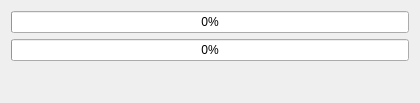
<?xml version="1.0" encoding="UTF-8"?>
<ui version="4.0">
 <class>Progress</class>
 <widget class="QDialog" name="进度">
  <property name="windowModality">
   <enum>Qt::WindowModal</enum>
  </property>
  <property name="geometry">
   <rect>
    <x>0</x>
    <y>0</y>
    <width>420</width>
    <height>103</height>
   </rect>
  </property>
  <property name="focusPolicy">
   <enum>Qt::NoFocus</enum>
  </property>
  <property name="contextMenuPolicy">
   <enum>Qt::NoContextMenu</enum>
  </property>
  <property name="windowTitle">
   <string>正在进行中...</string>
  </property>
  <property name="modal">
   <bool>true</bool>
  </property>
  <layout class="QVBoxLayout" name="verticalLayout_3">
   <item>
    <widget class="QProgressBar" name="progressBar1">
     <property name="value">
      <number>0</number>
     </property>
     <property name="textVisible">
      <bool>true</bool>
     </property>
    </widget>
   </item>
   <item>
    <widget class="QProgressBar" name="progressBar2">
     <property name="value">
      <number>0</number>
     </property>
     <property name="textVisible">
      <bool>true</bool>
     </property>
    </widget>
   </item>
   <item>
    <layout class="QHBoxLayout" name="horizontalLayout">
     <item>
      <widget class="QLabel" name="elapsed_time_label">
       <property name="palette">
        <palette>
         <active>
          <colorrole role="WindowText">
           <brush brushstyle="SolidPattern">
            <color alpha="255">
             <red>0</red>
             <green>0</green>
             <blue>0</blue>
            </color>
           </brush>
          </colorrole>
          <colorrole role="Button">
           <brush brushstyle="SolidPattern">
            <color alpha="255">
             <red>199</red>
             <green>199</green>
             <blue>199</blue>
            </color>
           </brush>
          </colorrole>
          <colorrole role="Light">
           <brush brushstyle="SolidPattern">
            <color alpha="255">
             <red>255</red>
             <green>255</green>
             <blue>255</blue>
            </color>
           </brush>
          </colorrole>
          <colorrole role="Midlight">
           <brush brushstyle="SolidPattern">
            <color alpha="255">
             <red>227</red>
             <green>227</green>
             <blue>227</blue>
            </color>
           </brush>
          </colorrole>
          <colorrole role="Dark">
           <brush brushstyle="SolidPattern">
            <color alpha="255">
             <red>99</red>
             <green>99</green>
             <blue>99</blue>
            </color>
           </brush>
          </colorrole>
          <colorrole role="Mid">
           <brush brushstyle="SolidPattern">
            <color alpha="255">
             <red>133</red>
             <green>133</green>
             <blue>133</blue>
            </color>
           </brush>
          </colorrole>
          <colorrole role="Text">
           <brush brushstyle="SolidPattern">
            <color alpha="255">
             <red>0</red>
             <green>0</green>
             <blue>0</blue>
            </color>
           </brush>
          </colorrole>
          <colorrole role="BrightText">
           <brush brushstyle="SolidPattern">
            <color alpha="255">
             <red>255</red>
             <green>255</green>
             <blue>255</blue>
            </color>
           </brush>
          </colorrole>
          <colorrole role="ButtonText">
           <brush brushstyle="SolidPattern">
            <color alpha="255">
             <red>0</red>
             <green>0</green>
             <blue>0</blue>
            </color>
           </brush>
          </colorrole>
          <colorrole role="Base">
           <brush brushstyle="SolidPattern">
            <color alpha="255">
             <red>255</red>
             <green>255</green>
             <blue>255</blue>
            </color>
           </brush>
          </colorrole>
          <colorrole role="Window">
           <brush brushstyle="SolidPattern">
            <color alpha="255">
             <red>199</red>
             <green>199</green>
             <blue>199</blue>
            </color>
           </brush>
          </colorrole>
          <colorrole role="Shadow">
           <brush brushstyle="SolidPattern">
            <color alpha="255">
             <red>0</red>
             <green>0</green>
             <blue>0</blue>
            </color>
           </brush>
          </colorrole>
          <colorrole role="AlternateBase">
           <brush brushstyle="SolidPattern">
            <color alpha="255">
             <red>227</red>
             <green>227</green>
             <blue>227</blue>
            </color>
           </brush>
          </colorrole>
          <colorrole role="ToolTipBase">
           <brush brushstyle="SolidPattern">
            <color alpha="255">
             <red>255</red>
             <green>255</green>
             <blue>220</blue>
            </color>
           </brush>
          </colorrole>
          <colorrole role="ToolTipText">
           <brush brushstyle="SolidPattern">
            <color alpha="255">
             <red>0</red>
             <green>0</green>
             <blue>0</blue>
            </color>
           </brush>
          </colorrole>
          <colorrole role="PlaceholderText">
           <brush brushstyle="SolidPattern">
            <color alpha="128">
             <red>0</red>
             <green>0</green>
             <blue>0</blue>
            </color>
           </brush>
          </colorrole>
         </active>
         <inactive>
          <colorrole role="WindowText">
           <brush brushstyle="SolidPattern">
            <color alpha="255">
             <red>0</red>
             <green>0</green>
             <blue>0</blue>
            </color>
           </brush>
          </colorrole>
          <colorrole role="Button">
           <brush brushstyle="SolidPattern">
            <color alpha="255">
             <red>199</red>
             <green>199</green>
             <blue>199</blue>
            </color>
           </brush>
          </colorrole>
          <colorrole role="Light">
           <brush brushstyle="SolidPattern">
            <color alpha="255">
             <red>255</red>
             <green>255</green>
             <blue>255</blue>
            </color>
           </brush>
          </colorrole>
          <colorrole role="Midlight">
           <brush brushstyle="SolidPattern">
            <color alpha="255">
             <red>227</red>
             <green>227</green>
             <blue>227</blue>
            </color>
           </brush>
          </colorrole>
          <colorrole role="Dark">
           <brush brushstyle="SolidPattern">
            <color alpha="255">
             <red>99</red>
             <green>99</green>
             <blue>99</blue>
            </color>
           </brush>
          </colorrole>
          <colorrole role="Mid">
           <brush brushstyle="SolidPattern">
            <color alpha="255">
             <red>133</red>
             <green>133</green>
             <blue>133</blue>
            </color>
           </brush>
          </colorrole>
          <colorrole role="Text">
           <brush brushstyle="SolidPattern">
            <color alpha="255">
             <red>0</red>
             <green>0</green>
             <blue>0</blue>
            </color>
           </brush>
          </colorrole>
          <colorrole role="BrightText">
           <brush brushstyle="SolidPattern">
            <color alpha="255">
             <red>255</red>
             <green>255</green>
             <blue>255</blue>
            </color>
           </brush>
          </colorrole>
          <colorrole role="ButtonText">
           <brush brushstyle="SolidPattern">
            <color alpha="255">
             <red>0</red>
             <green>0</green>
             <blue>0</blue>
            </color>
           </brush>
          </colorrole>
          <colorrole role="Base">
           <brush brushstyle="SolidPattern">
            <color alpha="255">
             <red>255</red>
             <green>255</green>
             <blue>255</blue>
            </color>
           </brush>
          </colorrole>
          <colorrole role="Window">
           <brush brushstyle="SolidPattern">
            <color alpha="255">
             <red>199</red>
             <green>199</green>
             <blue>199</blue>
            </color>
           </brush>
          </colorrole>
          <colorrole role="Shadow">
           <brush brushstyle="SolidPattern">
            <color alpha="255">
             <red>0</red>
             <green>0</green>
             <blue>0</blue>
            </color>
           </brush>
          </colorrole>
          <colorrole role="AlternateBase">
           <brush brushstyle="SolidPattern">
            <color alpha="255">
             <red>227</red>
             <green>227</green>
             <blue>227</blue>
            </color>
           </brush>
          </colorrole>
          <colorrole role="ToolTipBase">
           <brush brushstyle="SolidPattern">
            <color alpha="255">
             <red>255</red>
             <green>255</green>
             <blue>220</blue>
            </color>
           </brush>
          </colorrole>
          <colorrole role="ToolTipText">
           <brush brushstyle="SolidPattern">
            <color alpha="255">
             <red>0</red>
             <green>0</green>
             <blue>0</blue>
            </color>
           </brush>
          </colorrole>
          <colorrole role="PlaceholderText">
           <brush brushstyle="SolidPattern">
            <color alpha="128">
             <red>0</red>
             <green>0</green>
             <blue>0</blue>
            </color>
           </brush>
          </colorrole>
         </inactive>
         <disabled>
          <colorrole role="WindowText">
           <brush brushstyle="SolidPattern">
            <color alpha="255">
             <red>99</red>
             <green>99</green>
             <blue>99</blue>
            </color>
           </brush>
          </colorrole>
          <colorrole role="Button">
           <brush brushstyle="SolidPattern">
            <color alpha="255">
             <red>199</red>
             <green>199</green>
             <blue>199</blue>
            </color>
           </brush>
          </colorrole>
          <colorrole role="Light">
           <brush brushstyle="SolidPattern">
            <color alpha="255">
             <red>255</red>
             <green>255</green>
             <blue>255</blue>
            </color>
           </brush>
          </colorrole>
          <colorrole role="Midlight">
           <brush brushstyle="SolidPattern">
            <color alpha="255">
             <red>227</red>
             <green>227</green>
             <blue>227</blue>
            </color>
           </brush>
          </colorrole>
          <colorrole role="Dark">
           <brush brushstyle="SolidPattern">
            <color alpha="255">
             <red>99</red>
             <green>99</green>
             <blue>99</blue>
            </color>
           </brush>
          </colorrole>
          <colorrole role="Mid">
           <brush brushstyle="SolidPattern">
            <color alpha="255">
             <red>133</red>
             <green>133</green>
             <blue>133</blue>
            </color>
           </brush>
          </colorrole>
          <colorrole role="Text">
           <brush brushstyle="SolidPattern">
            <color alpha="255">
             <red>99</red>
             <green>99</green>
             <blue>99</blue>
            </color>
           </brush>
          </colorrole>
          <colorrole role="BrightText">
           <brush brushstyle="SolidPattern">
            <color alpha="255">
             <red>255</red>
             <green>255</green>
             <blue>255</blue>
            </color>
           </brush>
          </colorrole>
          <colorrole role="ButtonText">
           <brush brushstyle="SolidPattern">
            <color alpha="255">
             <red>99</red>
             <green>99</green>
             <blue>99</blue>
            </color>
           </brush>
          </colorrole>
          <colorrole role="Base">
           <brush brushstyle="SolidPattern">
            <color alpha="255">
             <red>199</red>
             <green>199</green>
             <blue>199</blue>
            </color>
           </brush>
          </colorrole>
          <colorrole role="Window">
           <brush brushstyle="SolidPattern">
            <color alpha="255">
             <red>199</red>
             <green>199</green>
             <blue>199</blue>
            </color>
           </brush>
          </colorrole>
          <colorrole role="Shadow">
           <brush brushstyle="SolidPattern">
            <color alpha="255">
             <red>0</red>
             <green>0</green>
             <blue>0</blue>
            </color>
           </brush>
          </colorrole>
          <colorrole role="AlternateBase">
           <brush brushstyle="SolidPattern">
            <color alpha="255">
             <red>199</red>
             <green>199</green>
             <blue>199</blue>
            </color>
           </brush>
          </colorrole>
          <colorrole role="ToolTipBase">
           <brush brushstyle="SolidPattern">
            <color alpha="255">
             <red>255</red>
             <green>255</green>
             <blue>220</blue>
            </color>
           </brush>
          </colorrole>
          <colorrole role="ToolTipText">
           <brush brushstyle="SolidPattern">
            <color alpha="255">
             <red>0</red>
             <green>0</green>
             <blue>0</blue>
            </color>
           </brush>
          </colorrole>
          <colorrole role="PlaceholderText">
           <brush brushstyle="SolidPattern">
            <color alpha="128">
             <red>0</red>
             <green>0</green>
             <blue>0</blue>
            </color>
           </brush>
          </colorrole>
         </disabled>
        </palette>
       </property>
       <property name="font">
        <font>
         <pointsize>8</pointsize>
        </font>
       </property>
       <property name="focusPolicy">
        <enum>Qt::TabFocus</enum>
       </property>
       <property name="text">
        <string/>
       </property>
      </widget>
     </item>
     <item>
      <widget class="QLabel" name="transfertRateLbl">
       <property name="font">
        <font>
         <pointsize>8</pointsize>
        </font>
       </property>
       <property name="focusPolicy">
        <enum>Qt::TabFocus</enum>
       </property>
       <property name="text">
        <string/>
       </property>
       <property name="scaledContents">
        <bool>false</bool>
       </property>
       <property name="alignment">
        <set>Qt::AlignRight|Qt::AlignTrailing|Qt::AlignVCenter</set>
       </property>
      </widget>
     </item>
    </layout>
   </item>
   <item>
    <layout class="QVBoxLayout" name="consoleLayout">
     <property name="sizeConstraint">
      <enum>QLayout::SetMaximumSize</enum>
     </property>
    </layout>
   </item>
   <item>
    <spacer name="verticalSpacer">
     <property name="orientation">
      <enum>Qt::Vertical</enum>
     </property>
     <property name="sizeHint" stdset="0">
      <size>
       <width>20</width>
       <height>40</height>
      </size>
     </property>
    </spacer>
   </item>
  </layout>
 </widget>
 <resources/>
 <connections/>
</ui>
